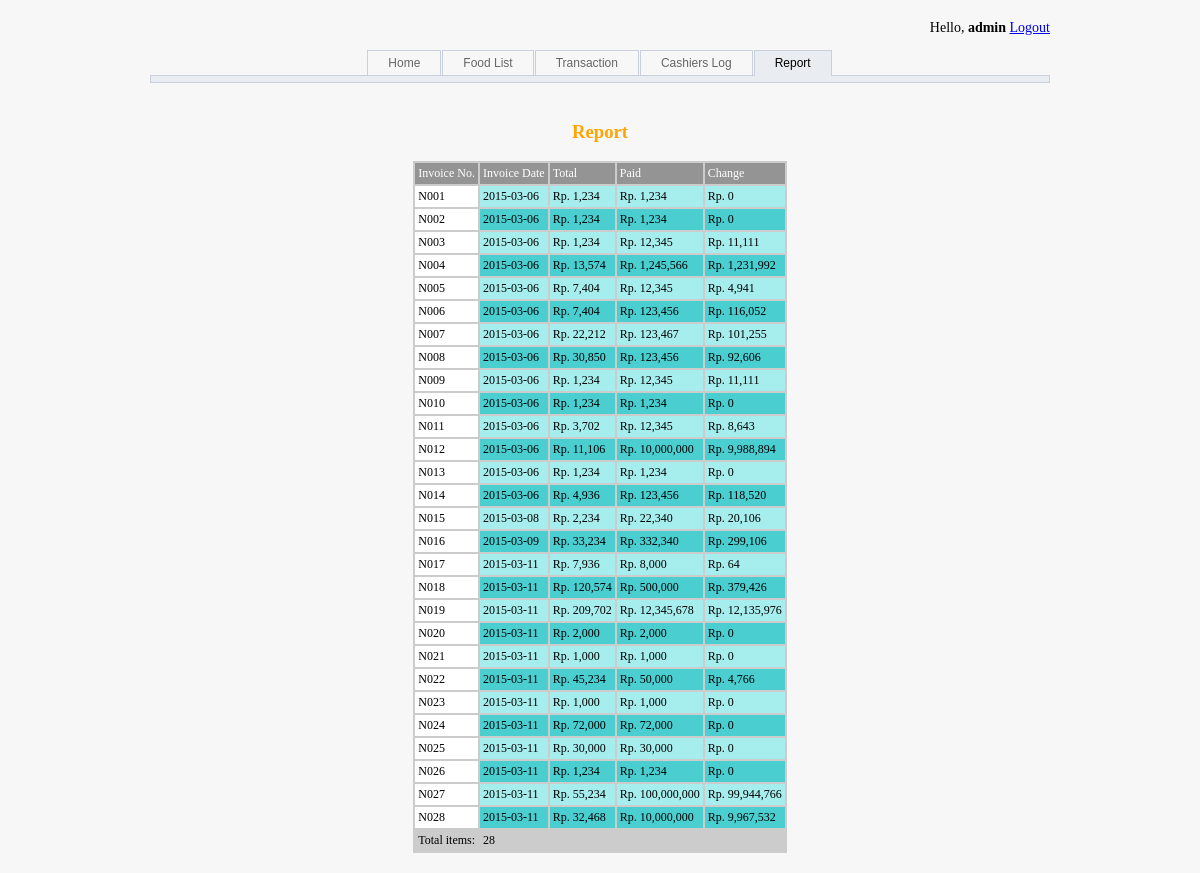
The page /report.php (signed in) on the database its author committed.
### tables this page shows
CREATE TABLE IF NOT EXISTS `res_transaction` (
  `inv_no` varchar(10) NOT NULL,
  `inv_date` date NOT NULL,
  `total` int(20) NOT NULL,
  `paid` int(20) NOT NULL,
  `change` int(20) NOT NULL
);

### report.php (the view, shortened to what this page needs)
<html>
<head>
<link rel="stylesheet" href="css/style.css" media="screen" type="text/css" />
<link rel="stylesheet" href="css/css-menu.css" media="screen" type="text/css" />
</head>
<body>
<?php
if ($_SESSION['level'] == 'admin') {
$sql = "SELECT * FROM res_transaction";
$result = mysql_query($sql);
?>
<div align="center">
<p align=right style=" font-family:Tahoma; font-size:14px; ">Hello, <b><?php echo $_SESSION['id']; ?></b>
 <a href="logout.php">Logout</a></p>
 <div class="menu3">
    <a href="admin_menu.php">Home</a>
    <a href="food_list.php">Food List</a>
    <a href="transaction_list.php">Transaction</a>
    <a href="cashiers_log.php">Cashiers Log</a>
    <a href="report.php" class="current">Report</a>
</div>
<div class="menu3sub"> </div>
<br>
<h3 style="color:orange; font-family:Tahoma;">Report</h3>
<table align=center border = 0 cellpadding="3" cellspacing"2" bgcolor = "#cccccc" style=" font-family:Tahoma; font-size:12px; ">
<tr bgcolor="#949494" style = "color:#ffffff">
<td>Invoice No.</td>
<td>Invoice Date</td>
<td>Total</td>
<td>Paid</td>
<td>Change</td>
</tr>
<?php
$i = 0;
while ($data=mysql_fetch_array($result)) {
$i++;
if ( $i %2 == 0){?> <tr bgcolor="#4aced0"> <?php } else {  ?> <tr bgcolor="#a6edee"> <?php } ?>
<td bgcolor=white><?php echo $data['inv_no']; ?></td>
<td><?php echo $data['inv_date']; ?></td>
<td><?php echo "Rp. ".(number_format($data['total'])); ?></td>
<td><?php echo "Rp. ".(number_format($data['paid'])); ?></td>
<td><?php echo "Rp. ".(number_format($data['change'])); ?></td>
<?php
}
?>
<tr>
<td>Total items: </td>
<td><?php echo $i; ?></td>
</tr>
</table>
</div>
<?php } else {
?>
<center><p>Unauthorized User!</p></center>
<?php
echo ("<META HTTP-EQUIV=Refresh CONTENT=\"3;URL=login.php\">");
}
?>
</body>
</html>

### css/style.css (style rules this page uses)
body { background: url no-repeat center center fixed; -webkit-background-size: cover; -moz-background-size: cover; -o-background-size: cover; background-size: cover; font-family: 'Roboto', sans-serif; }
body { padding: 20px; width: 900px; background-color: #F7F7F7; margin: 0 auto; }

### css/css-menu.css (style rules this page uses)
div.menu3 a { display: inline-block; padding: 0 20px; margin-right:1px; background:#F7F7F7; color:Black; text-decoration:none; font: normal 12px Arial; line-height: 24px; border:1px solid #CAD0DB; border-bottom:0; color:#666; vertical-align:top; text-decoration:none; }
div.menu3 a:hover, div.menu3 a.current { background:#E9ECF0; line-height: 25px; color:#000; }
div.menu3sub { height:6px; border:1px solid #CAD0DB; background:#E9ECF0; }

### rows shown on the page
res_transaction: inv_no "N001", inv_date "2015-03-06", total "1,234", paid "1,234", change "0"
res_transaction: inv_no "N002", inv_date "2015-03-06", total "1,234", paid "1,234", change "0"
res_transaction: inv_no "N003", inv_date "2015-03-06", total "1,234", paid "12,345", change "11,111"
res_transaction: inv_no "N004", inv_date "2015-03-06", total "13,574", paid "1,245,566", change "1,231,992"
res_transaction: inv_no "N005", inv_date "2015-03-06", total "7,404", paid "12,345", change "4,941"
res_transaction: inv_no "N006", inv_date "2015-03-06", total "7,404", paid "123,456", change "116,052"
res_transaction: inv_no "N007", inv_date "2015-03-06", total "22,212", paid "123,467", change "101,255"
res_transaction: inv_no "N008", inv_date "2015-03-06", total "30,850", paid "123,456", change "92,606"
res_transaction: inv_no "N009", inv_date "2015-03-06", total "1,234", paid "12,345", change "11,111"
res_transaction: inv_no "N010", inv_date "2015-03-06", total "1,234", paid "1,234", change "0"
res_transaction: inv_no "N011", inv_date "2015-03-06", total "3,702", paid "12,345", change "8,643"
res_transaction: inv_no "N012", inv_date "2015-03-06", total "11,106", paid "10,000,000", change "9,988,894"
res_transaction: inv_no "N013", inv_date "2015-03-06", total "1,234", paid "1,234", change "0"
res_transaction: inv_no "N014", inv_date "2015-03-06", total "4,936", paid "123,456", change "118,520"
res_transaction: inv_no "N015", inv_date "2015-03-08", total "2,234", paid "22,340", change "20,106"
res_transaction: inv_no "N016", inv_date "2015-03-09", total "33,234", paid "332,340", change "299,106"
res_transaction: inv_no "N017", inv_date "2015-03-11", total "7,936", paid "8,000", change "64"
res_transaction: inv_no "N018", inv_date "2015-03-11", total "120,574", paid "500,000", change "379,426"
res_transaction: inv_no "N019", inv_date "2015-03-11", total "209,702", paid "12,345,678", change "12,135,976"
res_transaction: inv_no "N020", inv_date "2015-03-11", total "2,000", paid "2,000", change "0"
res_transaction: inv_no "N021", inv_date "2015-03-11", total "1,000", paid "1,000", change "0"
res_transaction: inv_no "N022", inv_date "2015-03-11", total "45,234", paid "50,000", change "4,766"
res_transaction: inv_no "N023", inv_date "2015-03-11", total "1,000", paid "1,000", change "0"
res_transaction: inv_no "N024", inv_date "2015-03-11", total "72,000", paid "72,000", change "0"
res_transaction: inv_no "N025", inv_date "2015-03-11", total "30,000", paid "30,000", change "0"
res_transaction: inv_no "N026", inv_date "2015-03-11", total "1,234", paid "1,234", change "0"
res_transaction: inv_no "N027", inv_date "2015-03-11", total "55,234", paid "100,000,000", change "99,944,766"
res_transaction: inv_no "N028", inv_date "2015-03-11", total "32,468", paid "10,000,000", change "9,967,532"

### other values the page prints
$_SESSION['id'] "admin"
$i "28"
